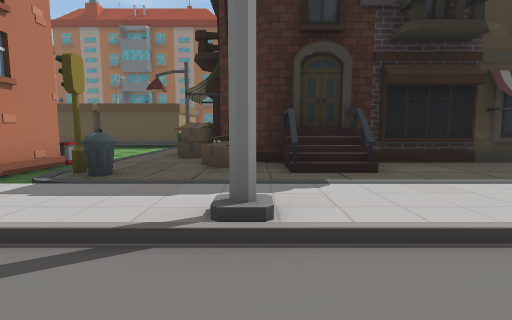
[1] (above)

24 first-person views from a walk through a scene from a Unity 3-D project. The camera is 1.4 m above the floor, tilts 6° down and sees 85° across. The floor is counted in squares, 2 m on a side. Each view is taken from the middle of a square. On the plan, view 1 faces up. The plan holds only what a view shows up to about 9 squares ahead; the rest is blank. The place goes on beyond the plan. The player is left out. Some surface patterns are stand-ins.

[2]
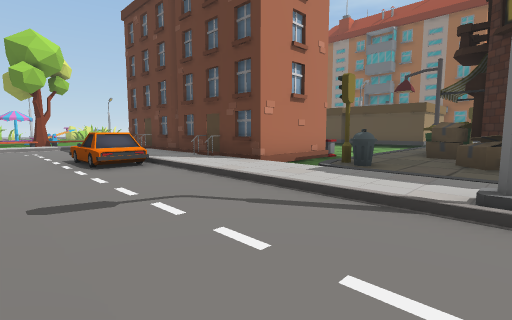

[3]
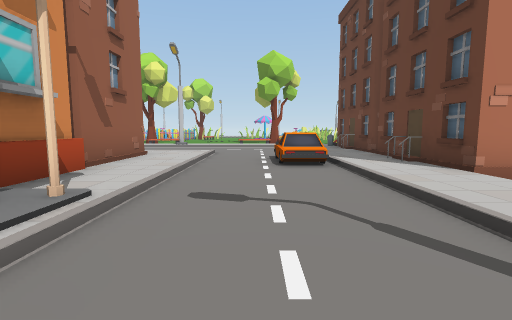

[4]
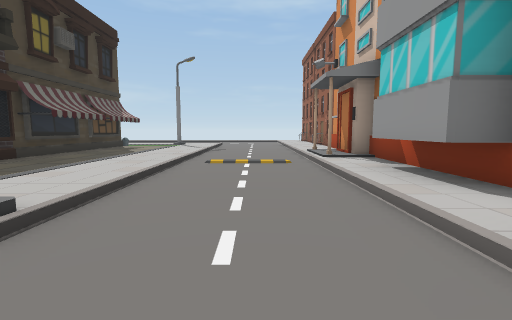

[5]
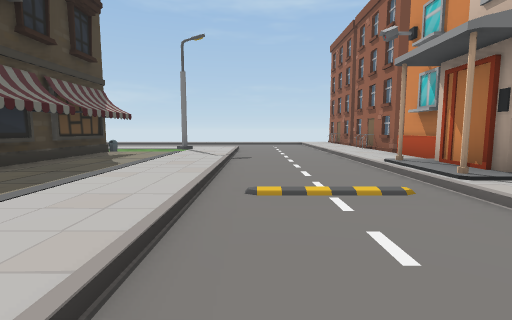

[6]
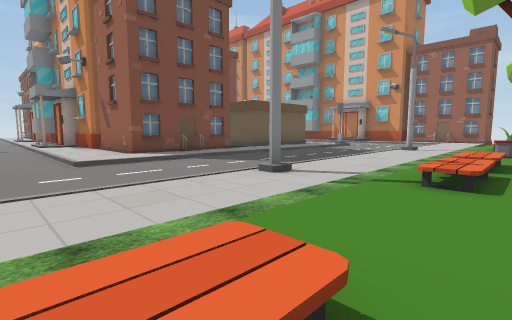

[7]
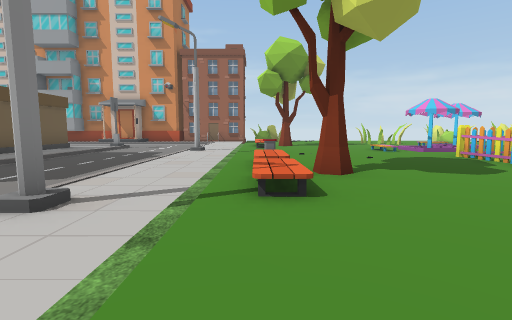

[8]
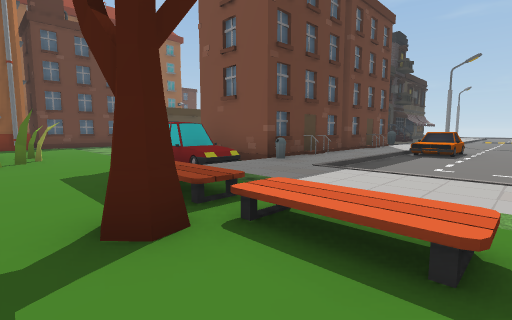

[9]
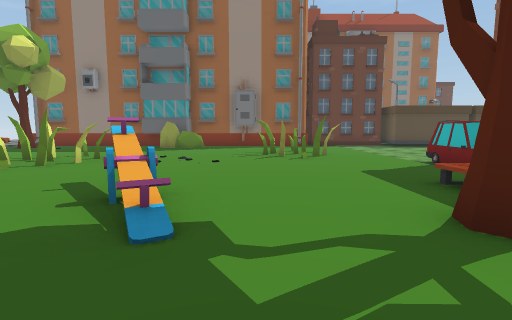

[10]
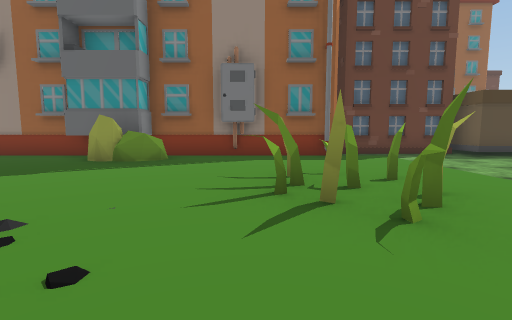

[11]
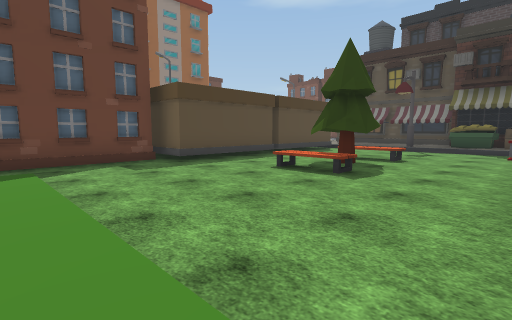

[12]
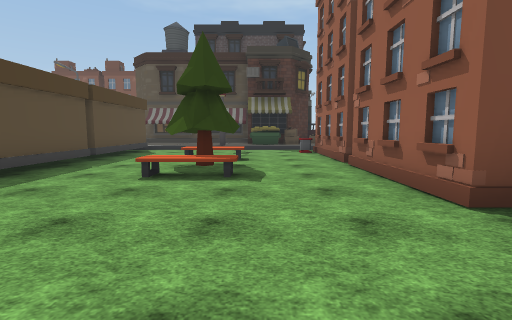

[13]
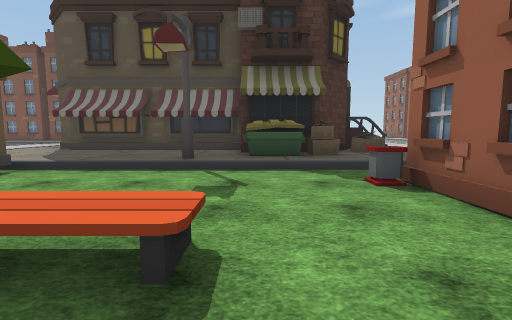

[14]
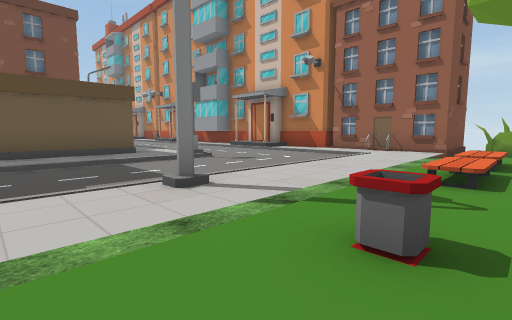

[15]
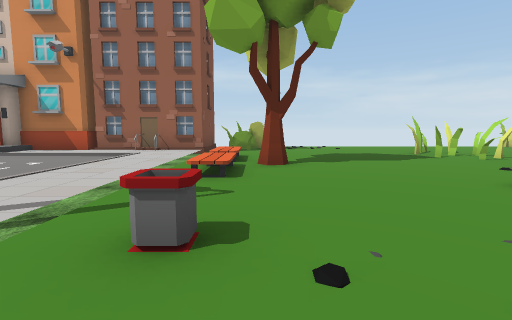

[16]
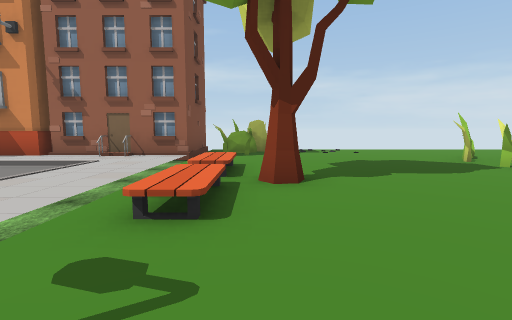

[17]
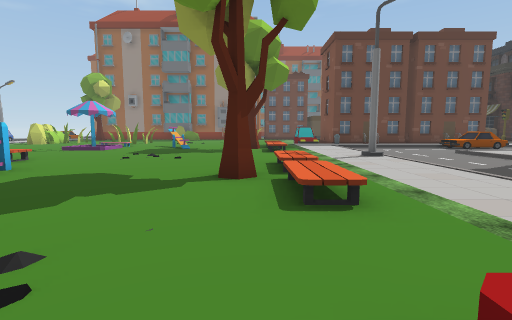

[18]
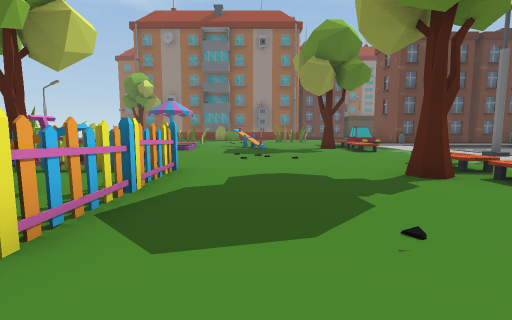

[19]
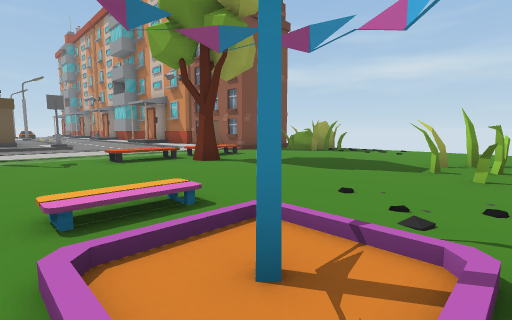

[20]
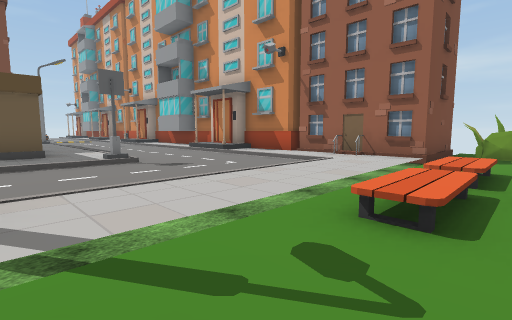

[21]
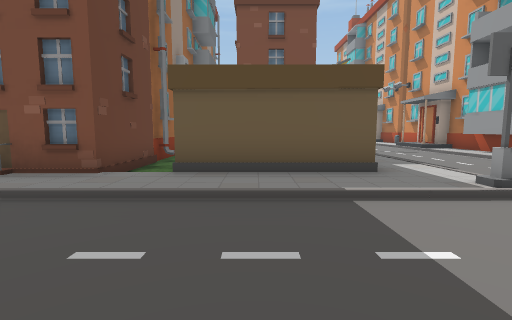

[22]
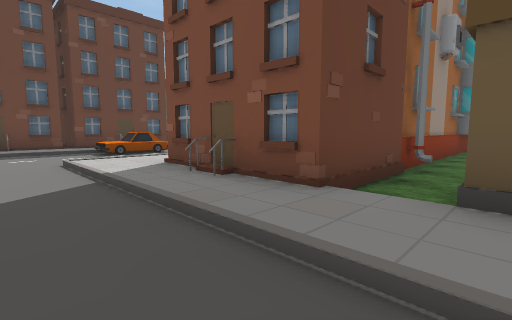

[23]
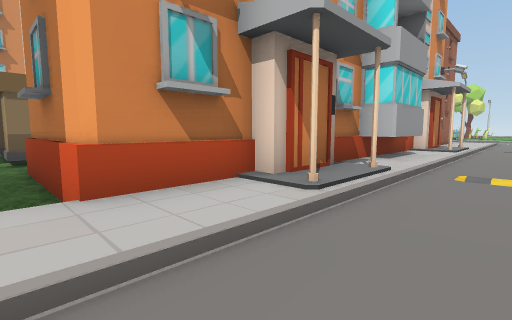

[24]
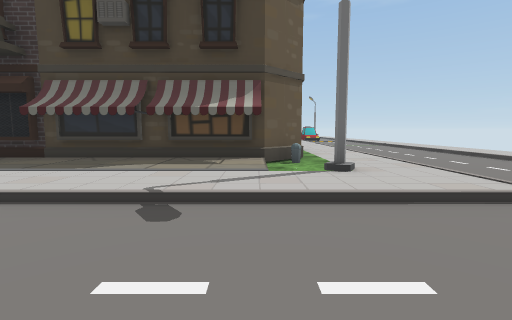

### Floor plan
Key: @ floor where view 1 was taken; # wall or solid block; . main floor; : floor 0.25 m higher than the main floor; + floor 1.5 m higher than the main floor; / step, stairs or slope; = window, fence, low wall or low ledge; ^ raised ledge; U dumpster; B bin; A box; H house; C car; T tree; F fence; S bush; E bench; I sign; O other object.
Columns run from 21 left of view 1 to 10 right of it. Each row starts with its distance up from view 1.
 13        H####      H::#
 12  ^####^....H...HHH/::#
 11 SS................/::#
 10 ............ETE.../::#
  9 ............ETE...//:#
  8 .....OO.........../U##
  7 ....OOO.........../U##         ^
  6 O....O....#######B/:A######=^=#B
  5 O.......CC# ##   //:AA+::#::#:/.
  4 ........  ####   //=:://::::::/.
  3 ..#....///BH:::H////::::::::::/O
  2  ..#.../:/:::::::::::O::::::::::
  1   .=..T///....CC........./......
  0    ....///...........@.../......
 -1 .......///.............../......
 -2 ........:/../::::::##:###:##::::
 -3 ........:O../:################/H
 -4  ......///../:#              #/
 -5 FF.....///../:##             #/
 -6 ..F...T///../:H########      #.
 -7  #F....///../:........       ..
 -8 FFF.....:/../:H              H.
 -9  .......:/../:#               H
-10 .......B:O../:#               H
-11 .#......:/../:#
-12 .......///../I:::
-13 .......///.........
-14 ......T///.........
-15 OO.....///....  ...
-16 OO......::::::   ::
-17 OO......##H##^#  ##
-18 ......O.#
-19 ......SS#
-20 ...  OSSH
-21       O

Where each view was taken, in squares from view 1:
view 1: 0 up, 0 right, facing up
view 2: 1 down, 0 right, facing up-left
view 3: 0 up, 0 right, facing left
view 4: 0 up, 2 left, facing right
view 5: 1 up, 1 right, facing right
view 6: 0 up, 15 left, facing down-right
view 7: 1 down, 14 left, facing down
view 8: 1 down, 16 left, facing up-right
view 9: 1 down, 17 left, facing up
view 10: 4 up, 17 left, facing up
view 11: 6 up, 14 left, facing up-right
view 12: 8 up, 14 left, facing right
view 13: 8 up, 8 left, facing right
view 14: 8 down, 15 left, facing down-right
view 15: 8 down, 15 left, facing down
view 16: 10 down, 15 left, facing down
view 17: 10 down, 15 left, facing up
view 18: 10 down, 18 left, facing up
view 19: 10 down, 21 left, facing down-right
view 20: 10 down, 15 left, facing down-right
view 21: 9 down, 12 left, facing right
view 22: 8 down, 10 left, facing up-right
view 23: 0 up, 9 right, facing down-left
view 24: 1 down, 9 right, facing up
